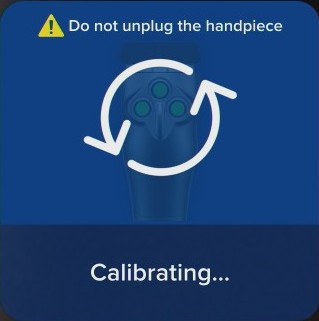
#> input picture AccuScope_Archive/Consolidated - Real Time - Arthroscope/source/OpticalCharacterRecognition/menuImages/Calibrating.jpg, 319 x 321 px
$ python -i frozen_benchmark.py   (imports and definitions only)
#> lines starting #> are read from the running program, lines starting #| are printed output that depends on the picture
import numpy as np
import cv2
import time
from numba import njit, prange

# --- Original Implementation (OpenCV based) ---
def detect_frozen_frame_opencv(frame1, frame2, threshold=1):
    """Detects if two frames are similar enough to be considered frozen."""
    diff = cv2.absdiff(frame1, frame2)
    gray_diff = cv2.cvtColor(diff, cv2.COLOR_BGR2GRAY)
    diff_pixels = np.count_nonzero(gray_diff > threshold)

    # Return true if less than 1% of pixels differ
    return diff_pixels < frame1.shape[0] * frame1.shape[1] * 0.01

# --- Optimized Implementation (Numba based) ---
@njit(parallel=True)
def detect_frozen_frame_numba(gray_frame1, gray_frame2, threshold=1):

    diff_pixels = 0
    rows, cols = gray_frame1.shape

    # Manually compute absolute difference
    for i in prange(rows):
        for j in range(cols):
            # Calculate the absolute difference
            diff = abs(gray_frame1[i, j] - gray_frame2[i, j])
            if diff > threshold:
                diff_pixels += 1

    # Return true if less than 1% of pixels differ
    return diff_pixels < gray_frame1.shape[0] * gray_frame1.shape[1] * 0.01

# --- Benchmark for time complexity test ---
def benchmark_frozen_frame_detection(num_frames):

    # Create fake frames
    frames = np.random.randint(0, 256, (num_frames, 480, 640, 3), dtype=np.uint8)

    # Go to grayscale manually to precompile
    gray_frames = np.zeros((num_frames, 480, 640), dtype=np.uint8)
    for i in range(num_frames):
        gray_frames[i] = cv2.cvtColor(frames[i], cv2.COLOR_BGR2GRAY)

    # Timine openCV implementation
    start_time_opencv = time.time()
    for i in range(1, num_frames):
        frame1 = frames[i-1]
        frame2 = frames[i]
        detect_frozen_frame_opencv(frame1, frame2, threshold=1)
    end_time_opencv = time.time()
    opencv_time = end_time_opencv - start_time_opencv
    print(f"OpenCV-based implementation took {opencv_time:.4f} seconds for {num_frames-1} frames.")

    # Time Numba implementation
    start_time_numba = time.time()
    for i in range(1, num_frames):
        gray_frame1 = gray_frames[i-1]
        gray_frame2 = gray_frames[i]
        detect_frozen_frame_numba(gray_frame1, gray_frame2, threshold=1)
    end_time_numba = time.time()
    numba_time = end_time_numba - start_time_numba
    print(f"Numba-based implementation took {numba_time:.4f} seconds for {num_frames-1} frames.")

    # Compare the results to see if they are the same
    consistent = True
    for i in range(1, num_frames):
        frame1 = frames[i-1]
        frame2 = frames[i]
        result_opencv = detect_frozen_frame_opencv(frame1, frame2, threshold=1)
        gray_frame1 = gray_frames[i-1]
        gray_frame2 = gray_frames[i]
        result_numba = detect_frozen_frame_numba(gray_frame1, gray_frame2, threshold=1)
        if result_opencv != result_numba:
            consistent = False
            print(f"Mismatch at frame {i}: OpenCV={result_opencv}, Numba={result_numba}")
            break

    if consistent:
        print("Implementations are consistent and correct")
    else:
        print("There was a mismatch in the results.")

# Run the benchmark
num_frames = 100
# [1 line not run here, left out]

>>> import cv2
>>> picture = cv2.imread('../../AccuScope_Archive/Consolidated - Real Time - Arthroscope/source/OpticalCharacterRecognition/menuImages/Calibrating.jpg', cv2.IMREAD_GRAYSCALE)
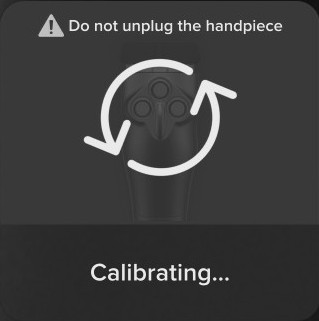
#> picture: shape (321, 319); min 12, max 248, mean 61.6
#> (the run stopped early here; a loop or call above may not have finished)

$ run again, on AccuScope_Archive/Consolidated - Real Time - Arthroscope/source/OpticalCharacterRecognition/menuImages/WBFailed.jpg
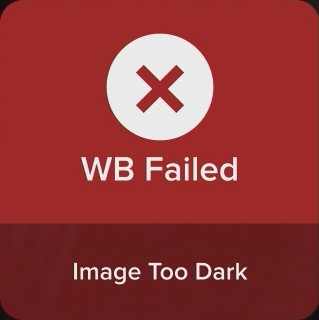
#> input picture AccuScope_Archive/Consolidated - Real Time - Arthroscope/source/OpticalCharacterRecognition/menuImages/WBFailed.jpg, 319 x 320 px
#> `picture = cv2.imread('../../AccuScope_Archive/Consolidated - Real Time..`:
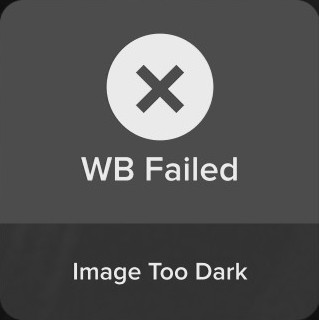
#> picture: shape (320, 319); min 10, max 249, mean 84.3
